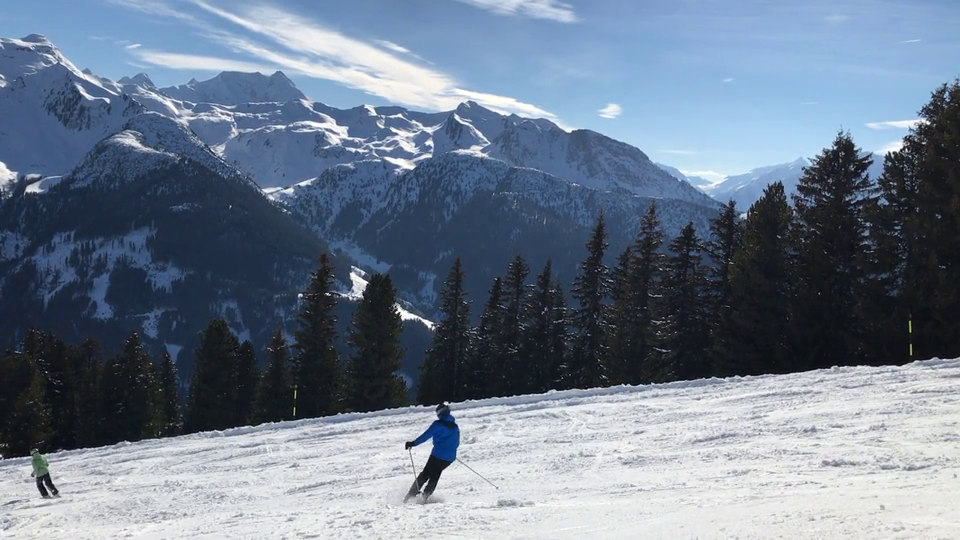
#> input picture frame 56 of contador-de-rostos/pessoas-skiando.mp4, 960 x 540 px
$ python app.py
#> lines starting #> are read from the running program, lines starting #| are printed output that depends on the picture
import cv2
import numpy as np
# CRISTIANO MAGALHAES CARDOSO
# FUNDAMENTOS DE INTELIGENCIA ARTIFICIAL
# 18/07/2024
def main():
    video = cv2.VideoCapture('contador-de-rostos/pessoas-skiando.mp4')
    contador = 0
    liberado = True  # Modificado para começar como True, permitindo a primeira contagem

    # Inicializa o subtrator de fundo
    backSub = cv2.createBackgroundSubtractorMOG2()

    # Definindo a região de interesse (ROI)
    x, y, w, h = 500, 430, 30, 290
    total_pixels = w * h  # Calcula o número de pixels na área de interesse

    while True:
        ret, img = video.read()
#> img is the input picture: shape (540, 960, 3); mean B, G, R 140.8, 123.4, 110
        if not ret:
            break

        img = cv2.resize(img, (1100, 720))
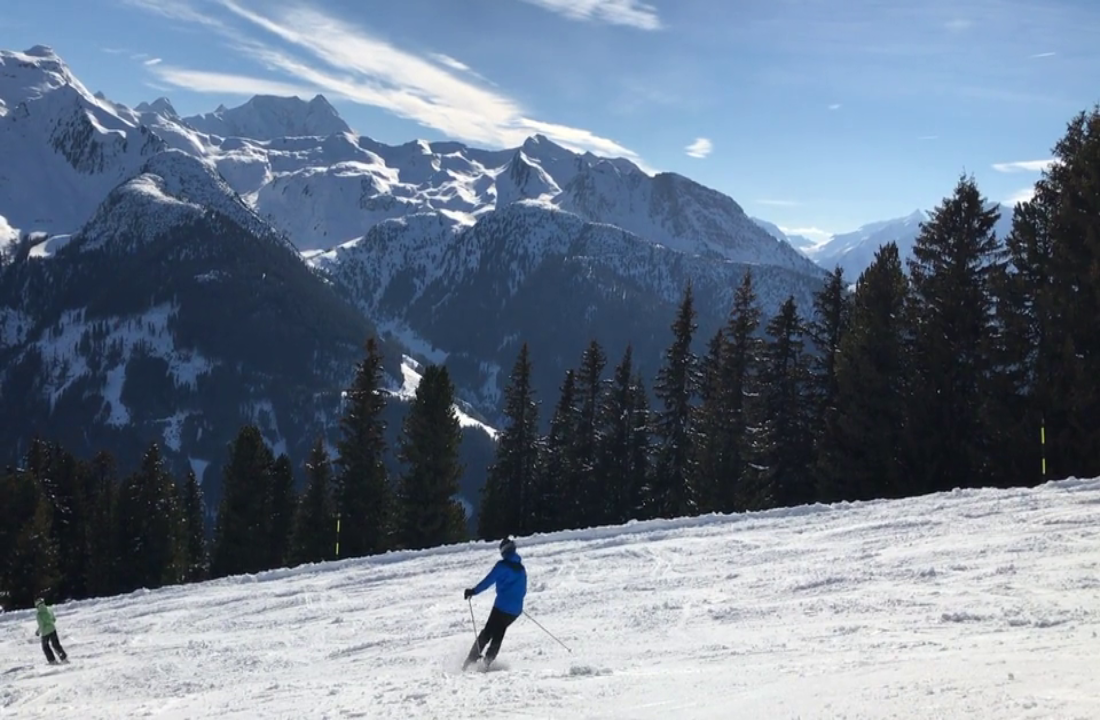
#> img: shape (720, 1100, 3); mean B, G, R 140.7, 123.3, 109.9
        imgGray = cv2.cvtColor(img, cv2.COLOR_RGB2GRAY)
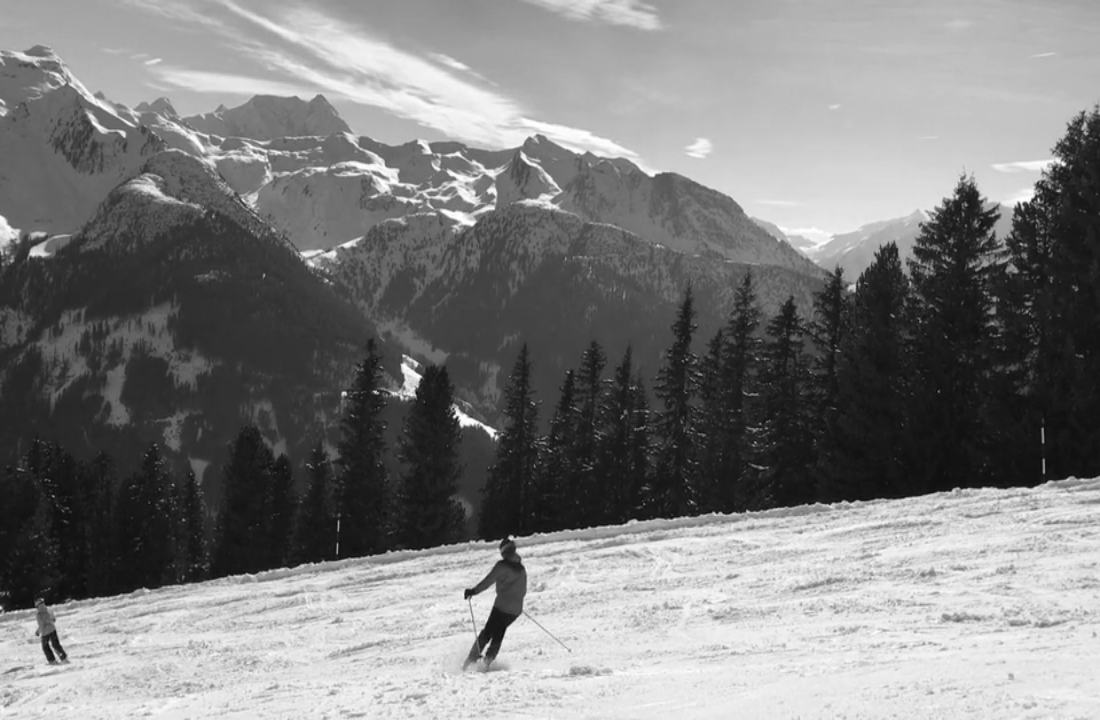
#> imgGray: shape (720, 1100); min 4, max 255, mean 127

        # Aplica o subtrator de fundo
        fgMask = backSub.apply(imgGray)
#> fgMask: shape (720, 1100); every value is 127

        # Aplica limiarização e dilatação para melhorar a detecção
        _, imgTh = cv2.threshold(fgMask, 200, 255, cv2.THRESH_BINARY)
#> imgTh: shape (720, 1100); every value is 0
        kernel = np.ones((8, 8), np.uint8)
        imgDil = cv2.dilate(imgTh, kernel, iterations=2)

        recorte = imgDil[y:y+h, x:x+w]
#> recorte: shape (290, 30); every value is 0
        brancos = cv2.countNonZero(recorte)
#> brancos = 0

        # Ajustando a condição para contagem
        if brancos > 2000 and liberado:
            contador += 1
            liberado = False  # Desativa a contagem até que a área esteja livre novamente
        elif brancos < 2000:
            liberado = True  # Reativa a contagem quando a área estiver livre

        # Desenho de retângulos e informações no frame
        cv2.rectangle(img, (x, y), (x + w, y + h), (0, 255, 0) if liberado else (255, 0, 255), 4)
      #  cv2.rectangle(imgTh, (x, y), (x + w, y + h), (255, 255, 255), 6)
      #  cv2.putText(img, f'Brancos: {brancos}', (x - 30, y - 50), cv2.FONT_HERSHEY_SIMPLEX, 1, (255, 255, 255), 1)
      #  cv2.putText(img, f'Pixels: {total_pixels}', (x - 30, y - 20), cv2.FONT_HERSHEY_SIMPLEX, 1, (255, 255, 255), 1)
        cv2.rectangle(img, (575, 155), (575 + 88, 155 + 85), (255, 255, 255), -1)
        cv2.putText(img, str(contador), (x + 100, y), cv2.FONT_HERSHEY_SIMPLEX, 3, (255, 0, 0), 5)

        # Adiciona a mensagem "Pressione 'Q' para sair" em vermelho no canto superior esquerdo
        cv2.putText(img, "Pressione 'Q' para sair!", (20, 40), cv2.FONT_HERSHEY_SIMPLEX, 1, (0, 0, 255), 2)
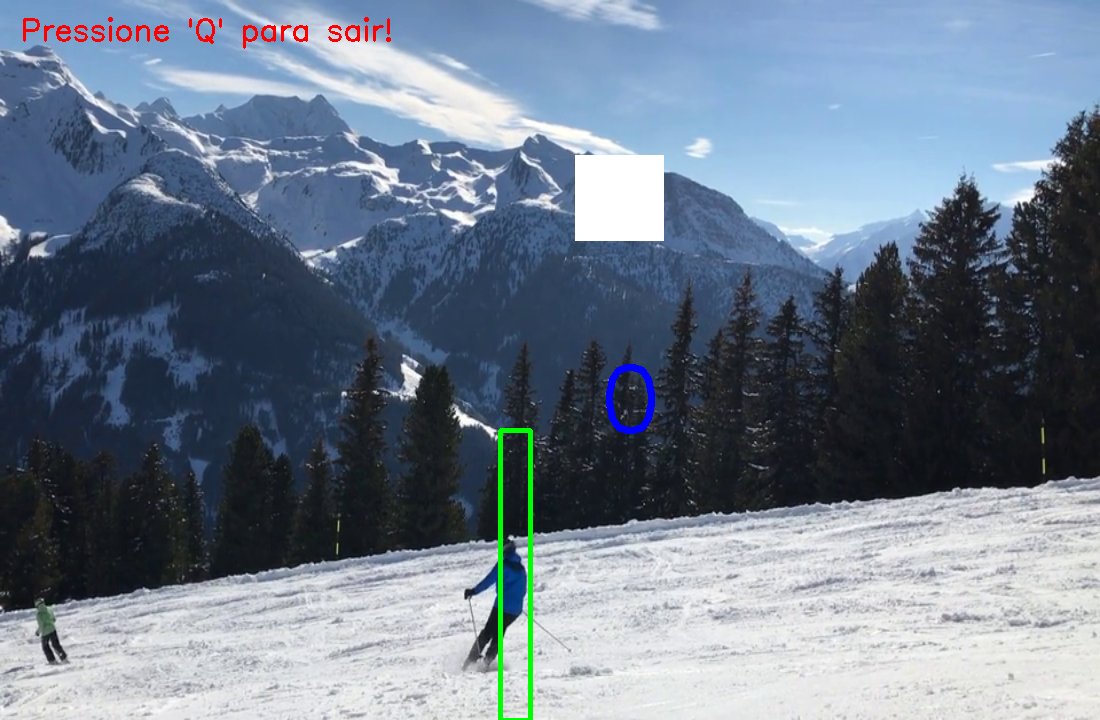
#> img: shape (720, 1100, 3); mean B, G, R 141, 124.7, 111.3

        cv2.imshow('video original', img)

        # Aguarda 20 milissegundos para a próxima iteração do loop
        key = cv2.waitKey(20)
#> (key q is pressed here)

        # Verifica se a tecla 'q' foi pressionada para sair do loop
        if key == ord('q'):
            break

    # Libera o vídeo e fecha todas as janelas abertas do OpenCV
    video.release()
    cv2.destroyAllWindows()

if __name__ == "__main__":
    main()

$ run again, starting later in the video
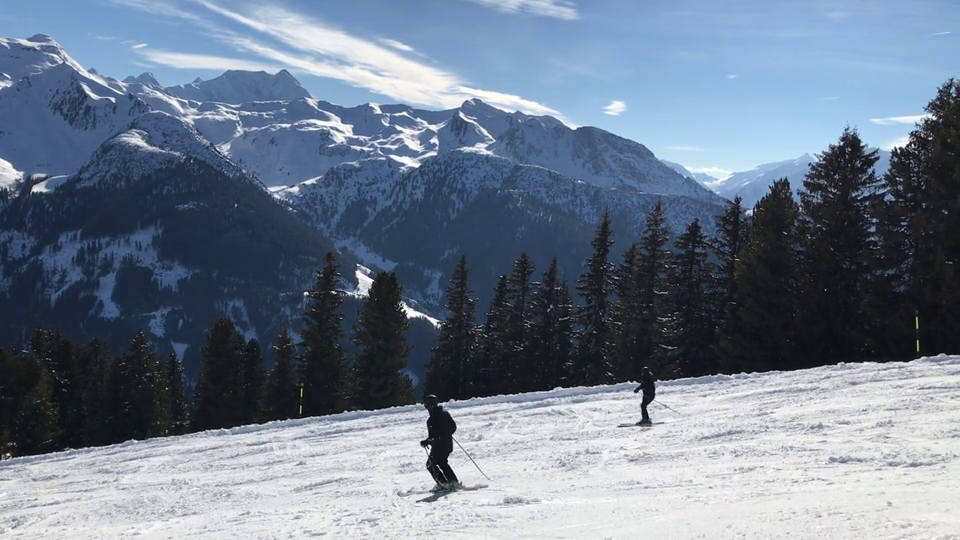
#> input picture frame 254 of contador-de-rostos/pessoas-skiando.mp4, 960 x 540 px
#> in main, img is the input picture: shape (540, 960, 3); mean B, G, R 141.2, 123.9, 110.6
#> in main, `imgGray = cv2.cvtColor(img, cv2.COLOR_RGB2GRAY)`:
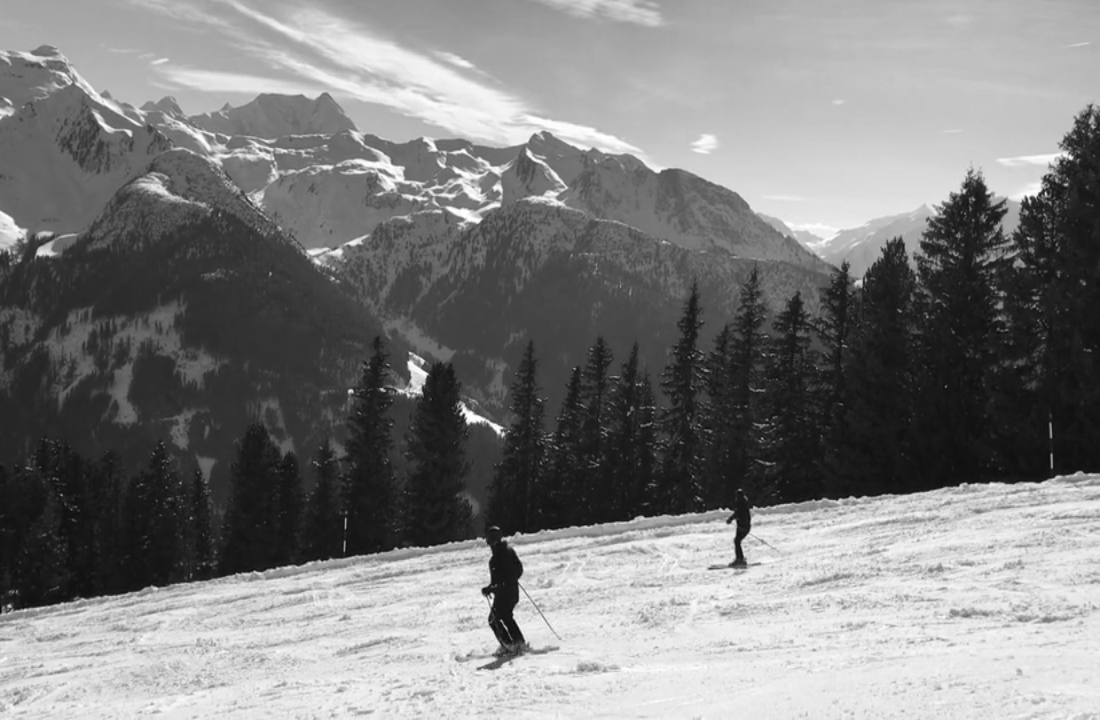
#> imgGray: shape (720, 1100); min 8, max 255, mean 127.5
#> fgMask: shape (720, 1100); every value is 127
#> imgTh: shape (720, 1100); every value is 0
#> recorte: shape (290, 30); every value is 0
#> brancos = 0
#> in main, `cv2.putText(img, "Pressione 'Q' para sair!", (20, 40), cv2.FONT_HERSHE..`:
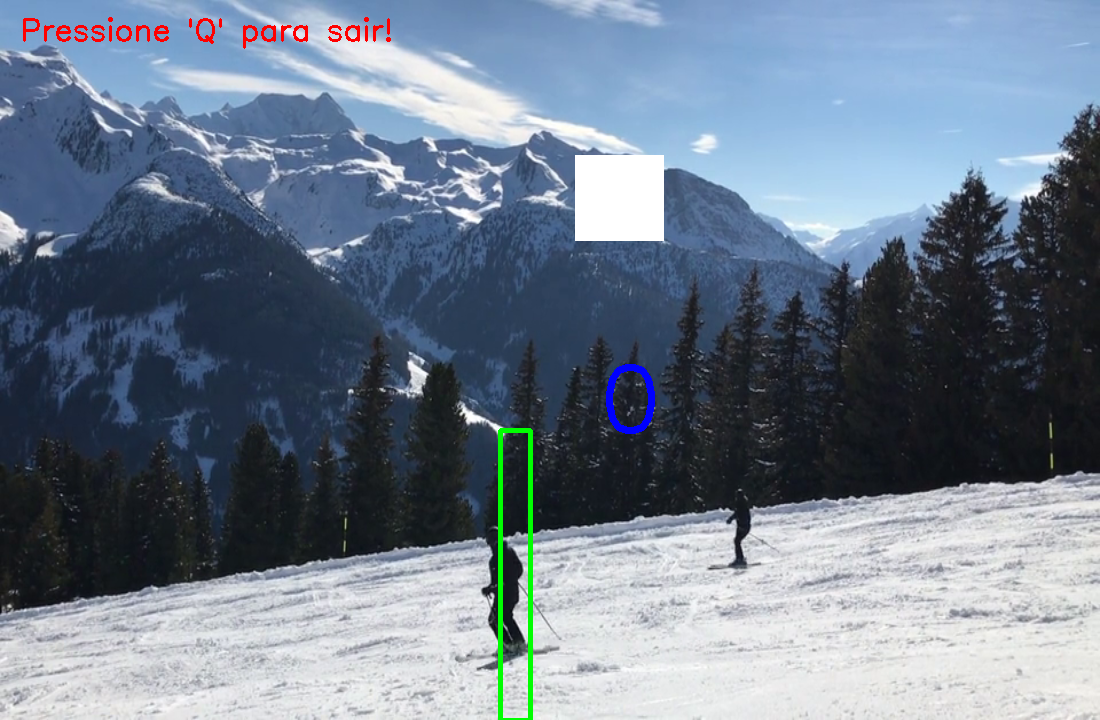
#> img: shape (720, 1100, 3); mean B, G, R 141.4, 125.3, 112.1

$ run again, starting later in the video
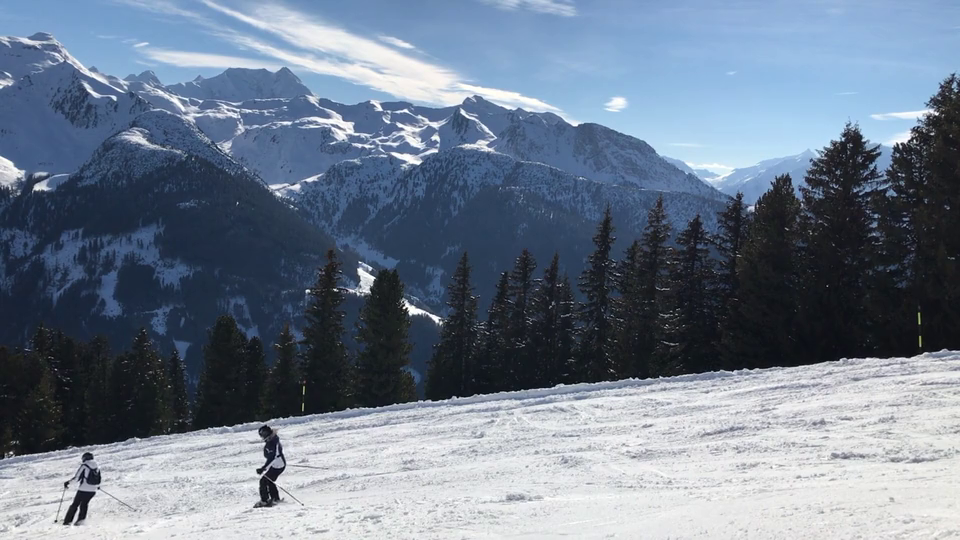
#> input picture frame 452 of contador-de-rostos/pessoas-skiando.mp4, 960 x 540 px
#> in main, img is the input picture: shape (540, 960, 3); mean B, G, R 141.6, 124.5, 111.4
#> in main, `imgGray = cv2.cvtColor(img, cv2.COLOR_RGB2GRAY)`:
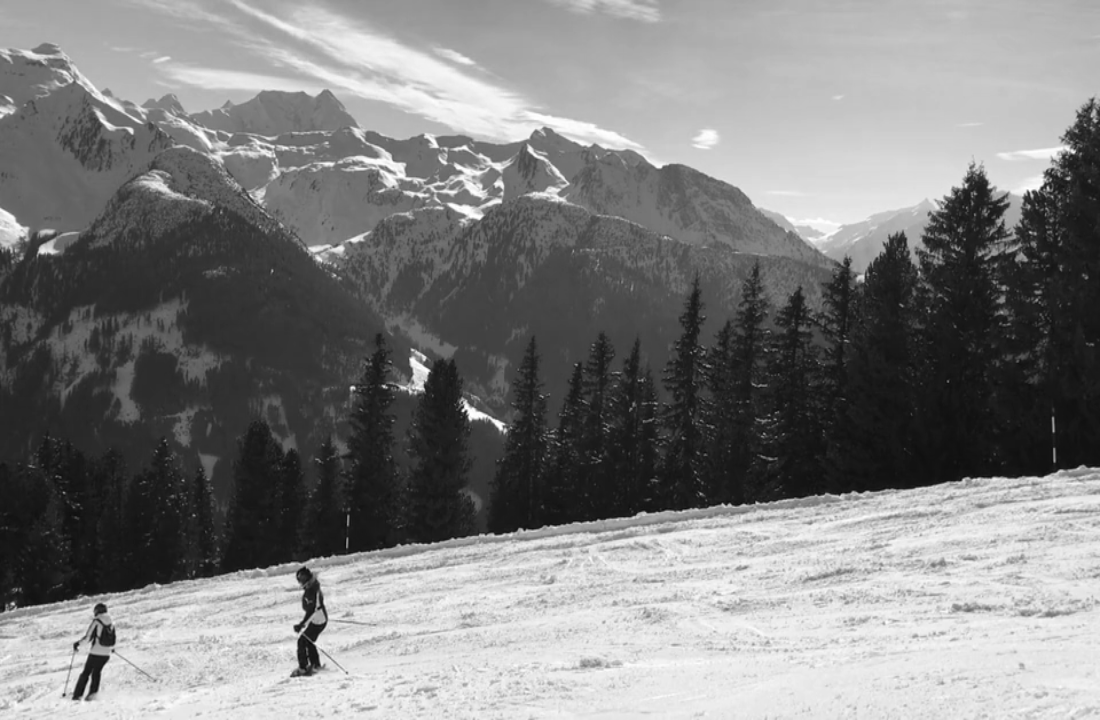
#> imgGray: shape (720, 1100); min 6, max 255, mean 128
#> fgMask: shape (720, 1100); every value is 127
#> imgTh: shape (720, 1100); every value is 0
#> recorte: shape (290, 30); every value is 0
#> brancos = 0
#> in main, `cv2.putText(img, "Pressione 'Q' para sair!", (20, 40), cv2.FONT_HERSHE..`:
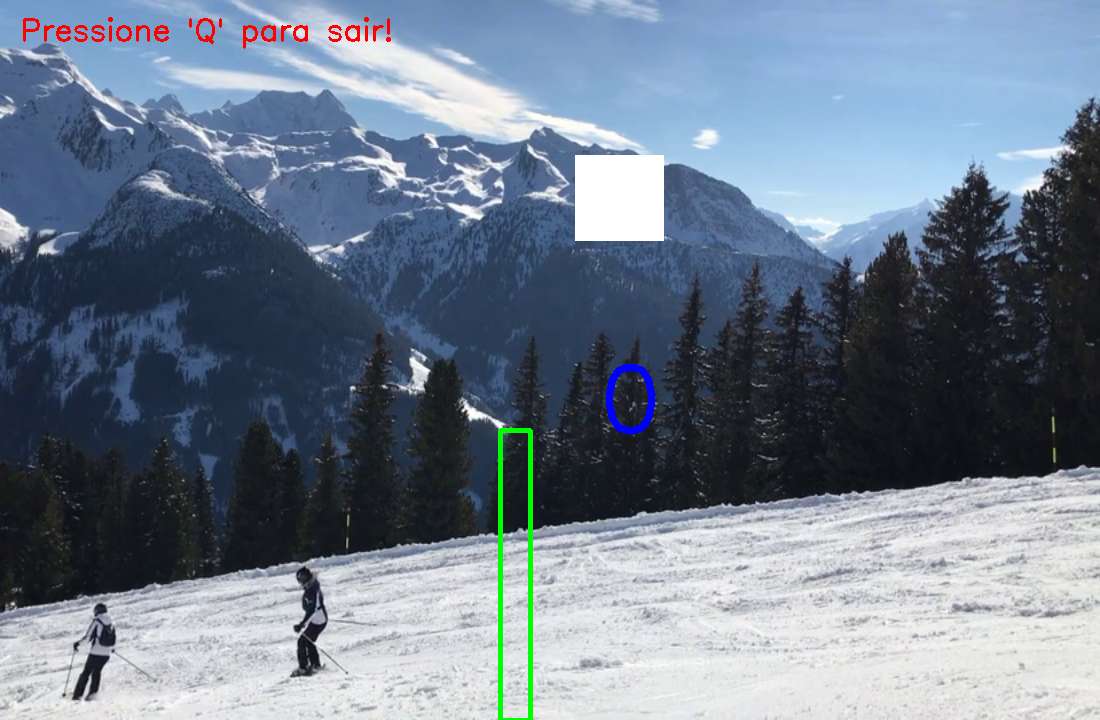
#> img: shape (720, 1100, 3); mean B, G, R 141.8, 125.7, 112.8
